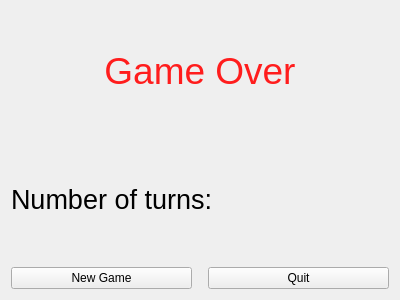
<?xml version="1.0" encoding="UTF-8"?>
<ui version="4.0">
 <class>GameOver</class>
 <widget class="QWidget" name="GameOver">
  <property name="geometry">
   <rect>
    <x>0</x>
    <y>0</y>
    <width>400</width>
    <height>300</height>
   </rect>
  </property>
  <property name="windowTitle">
   <string>Form</string>
  </property>
  <layout class="QVBoxLayout" name="verticalLayout">
   <item>
    <widget class="QLabel" name="label">
     <property name="text">
      <string>&lt;html&gt;&lt;head/&gt;&lt;body&gt;&lt;p&gt;&lt;span style=&quot; font-size:28pt; color:#ff1d1d;&quot;&gt;Game Over&lt;/span&gt;&lt;/p&gt;&lt;/body&gt;&lt;/html&gt;</string>
     </property>
     <property name="alignment">
      <set>Qt::AlignCenter</set>
     </property>
    </widget>
   </item>
   <item>
    <widget class="QLabel" name="turn_label">
     <property name="text">
      <string>&lt;html&gt;&lt;head/&gt;&lt;body&gt;&lt;p&gt;&lt;span style=&quot; font-size:20pt;&quot;&gt;Number of turns:&lt;/span&gt;&lt;/p&gt;&lt;/body&gt;&lt;/html&gt;</string>
     </property>
    </widget>
   </item>
   <item>
    <layout class="QHBoxLayout" name="horizontalLayout">
     <item>
      <widget class="QPushButton" name="NewGameButton">
       <property name="text">
        <string>New Game</string>
       </property>
      </widget>
     </item>
     <item>
      <spacer name="horizontalSpacer">
       <property name="orientation">
        <enum>Qt::Horizontal</enum>
       </property>
       <property name="sizeType">
        <enum>QSizePolicy::Minimum</enum>
       </property>
       <property name="sizeHint" stdset="0">
        <size>
         <width>10</width>
         <height>10</height>
        </size>
       </property>
      </spacer>
     </item>
     <item>
      <widget class="QPushButton" name="ExitGameButton">
       <property name="text">
        <string>Quit</string>
       </property>
      </widget>
     </item>
    </layout>
   </item>
  </layout>
 </widget>
 <resources/>
 <connections/>
</ui>
